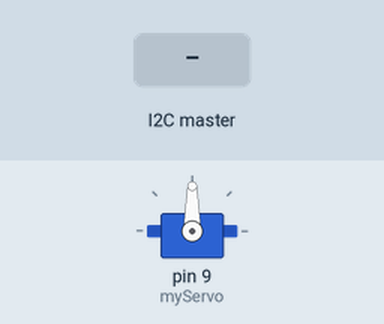
Simulated run of this sketch. Board: Arduino Uno, built with avr-gcc and run on an emulated ATmega328P. Shown: servo. The inputs (shaded band) are chosen by the test bench.

Above: at 1.2 s.
1.3 s: the I2C master sends the byte 1
At 2.0 s:
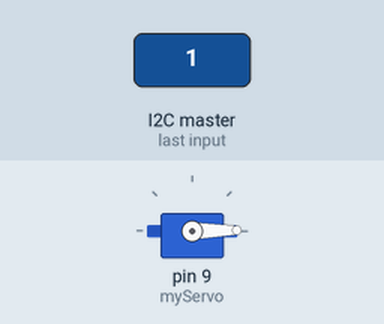
2.8 s: the I2C master sends the byte 200
At 3.1 s:
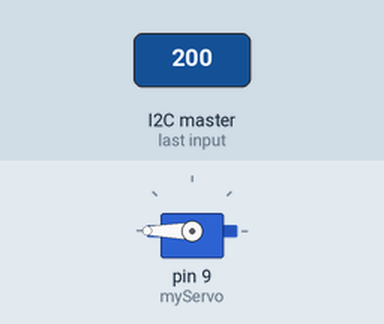
4.3 s: the I2C master sends the byte 90
At 5.4 s:
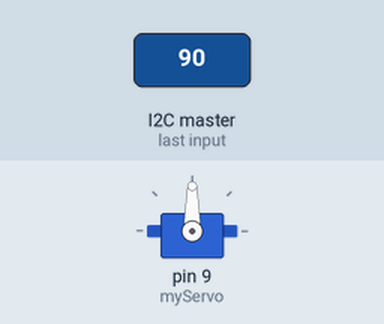
Timing chart, 0 to 7.3 s (numbered marks = the images above; inputs shaded):
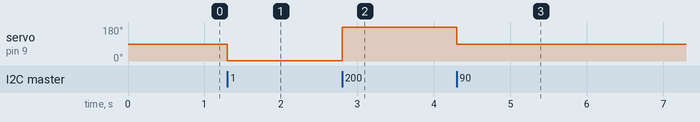

The sketch:

escavadeiraSlave.ino
```cpp
#include <Servo.h>
#include <Wire.h>
#include <string.h>

Servo myServo; // Cria uma instância do objeto Servo

void setup() {
  Serial.begin(9600);
  Wire.begin(0x08);                // join I2C bus with address #8
  Wire.onReceive(receiveEvent); // register event
  myServo.attach(9);
}

void loop() {
  delay(500);
}

void receiveEvent(int howMany) {
  while (1 < Wire.available()) { // loop through all but the last
    char c = Wire.read(); // receive byte as a character
  }
  int x = Wire.read();    // receive byte as an integer
  myServo.write(x);
}
```

Measured:
- after the input at 1.3 s, servo on pin 9 (myServo): 90° → 1° at once
- after the input at 2.8 s, servo on pin 9 (myServo): 1° → 180° at once
- after the input at 4.3 s, servo on pin 9 (myServo): 180° → 90° at once
